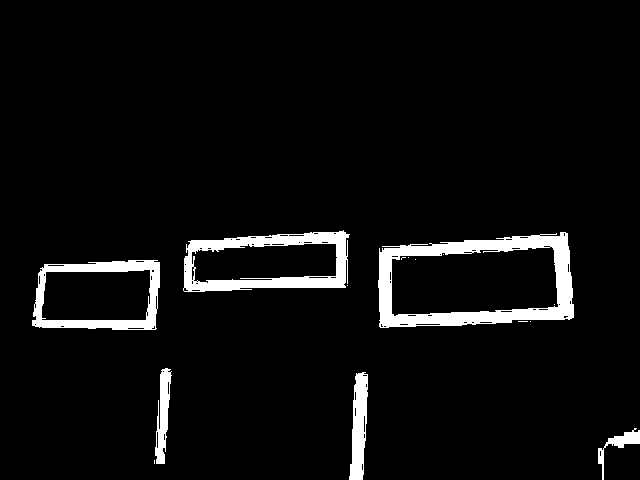
#> input picture code/combined.png, 640 x 480 px
$ python 5_morphed.py
#> lines starting #> are read from the running program, lines starting #| are printed output that depends on the picture; after the words box and inside, x2 and y2 are one past the last pixel; in counts of white or black regions, pixels touching at a corner belong together

import cv2

if __name__ == '__main__':

    img = cv2.imread('combined.png')
#> img is the input picture: shape (480, 640, 3); 5.2% white; 15 white regions (9 under 20 px), largest, box (x1, y1, x2, y2) and area: (378, 232, 574, 328) 6270, (183, 230, 350, 292) 4003, (32, 260, 160, 330) 2960, (349, 372, 368, 480) 1379, (155, 368, 172, 464) 904, (598, 428, 640, 480) 490

    # fill in the holes
    kernel = cv2.getStructuringElement(cv2.MORPH_RECT, (2,2), anchor=(1,1))
    morphed_img = cv2.morphologyEx(img, cv2.MORPH_CLOSE, kernel, iterations=9)
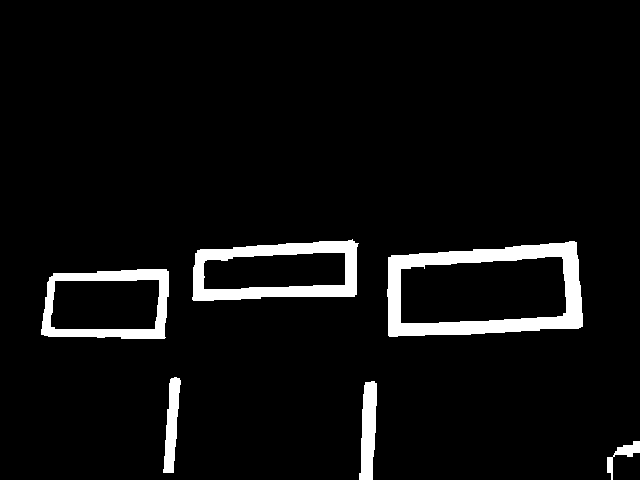
#> morphed_img: shape (480, 640, 3); 5.5% white; 6 white regions, box (x1, y1, x2, y2) and area: (387, 241, 583, 337) 6716, (192, 239, 359, 301) 4358, (41, 269, 169, 339) 3101, (359, 381, 377, 480) 1312, (163, 377, 181, 473) 1005, (607, 441, 640, 480) 368

    # show it
    cv2.imshow('morphed', morphed_img)

    # store that for other demo code
    cv2.imwrite('morphed.png', morphed_img)

    cv2.waitKey(0)
